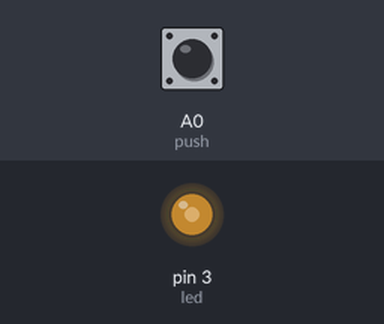
A sketch run on a simulated Arduino Uno, built with avr-gcc and run on an emulated ATmega328P. Parts: output pins drawn as LEDs (lit = HIGH). The inputs (shaded band) are chosen by the test bench; at power-on: A0 (push) HIGH. Random numbers use the default seed unless the sketch sets one; what the sketch prints to the serial monitor is not drawn.

Above: at 0.05 s.
Timing chart, 0 to 3.0 s (numbered marks = the images above):
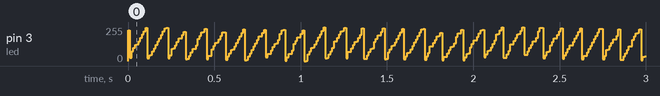

The sketch:

SistemaBrillo.ino
```cpp
//***********************CONTROLADOR DE BRILLO****************************

int push = A0; //Seleccion del pin en modo analogico
int led = 3; //Led conectado al pin 3 (PWM-)
int brillo; //Variable brillo
int valor_push;
int randval;
boolean stateled = false;
boolean aux = false;

void setup() {
  pinMode(led, OUTPUT); //se declara el Led como salida
  pinMode(push,INPUT);
  Serial.begin(9600);
}

void loop() {
  stateled = digitalRead(A0);
  Serial.println(valor_push);

  if (stateled == false && brillo <=255){
    inicio();
  }

  while(stateled == true){
    encender();
  }
}

void inicio(){
  //AUMENTO DE BRILLO
  for(brillo = 0; brillo < 256; brillo++) {
     analogWrite(led, brillo);
     delay(10);
  }
  //DISMUNICION DEL BRILLO
  for(brillo = 255; brillo >= 0; brillo--) {
     analogWrite(led, brillo);
     delay(10);
  }
}


void encender(){
  randomSeed(millis());    // genera una semilla para aleatorio a partir de la función millis()
  brillo = random(255);// genera número aleatorio entre 0 y 255
  analogWrite(led, brillo);
  delay(10);
  aux == true;
}
```

Measured:
- by itself, pin 3 (led): ramps from 0/255 to 254/255 and jumps back, once every 0.11 s
